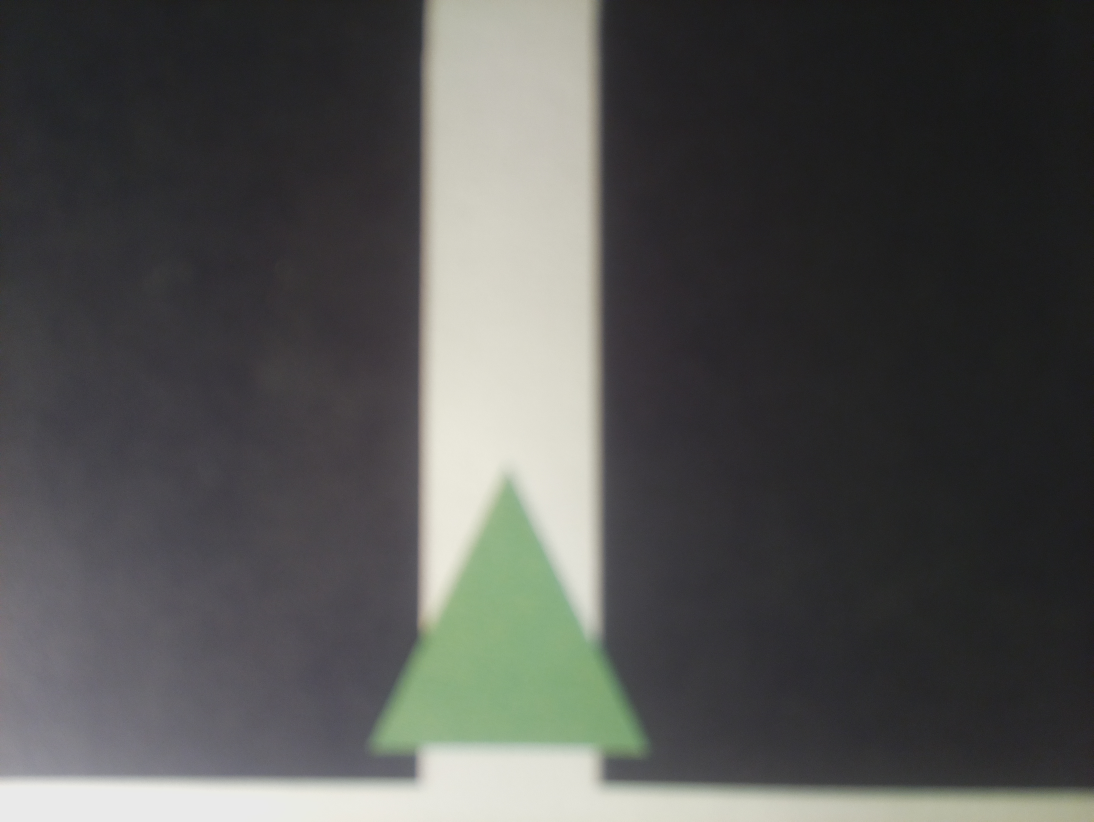
#> input picture resources/Challenge 2 Test Images/greentriangle.jpg, 3280 x 2464 px (shown at 1/3 size)
$ python erode_image.py --file_path '../resources/Challenge 2 Test Images/greentriangle.jpg'
#> lines starting #> are read from the running program, lines starting #| are printed output that depends on the picture; after the words box and inside, x2 and y2 are one past the last pixel; in counts of white or black regions, pixels touching at a corner belong together
### roboplot/imgproc/pre_processing.py
import numpy as np
import cv2
import enum
import os
import math
import time


import roboplot.config as config


class PreProcessing:
    def __init__(self):
        self._processed_image_index = 0

    def global_threshold(self, img):
        _, processed_image = cv2.threshold(img,127,255,cv2.THRESH_BINARY)

        if __debug__:
            cv2.imwrite(config.debug_output_folder + 'GlobalProcessedImage_' + str(self._processed_image_index) + '.jpg', processed_image)
            self._processed_image_index += 1

        return processed_image

    # [18 lines left out: functions otsu_threshold, gauss_otsu_threshold, not called in this run]

    def erosion(self, img):
        #kernel = np.ones((5,5),np.uint8)
        kernel = np.array([[0, 0, 1, 0, 0],
                           [0, 1, 1, 1, 0],
                           [1, 1, 1, 1, 1],
                           [0, 1, 1, 1, 0],
                           [0, 0, 1, 0, 0]], np.uint8)

        processed_image = cv2.erode(img,kernel,iterations = 10)

        if __debug__:
            cv2.imwrite(config.debug_output_folder + 'ErodedProcessedImage_' + str(self._processed_image_index) + '.jpg', processed_image)
            self._processed_image_index += 1

        return processed_image

    # [15 lines left out: function dilation, not called in this run]


### scripts/erode_image.py
#!/usr/bin/env python3

import argparse
import time
import cv2

import numpy as np

import context
import roboplot.imgproc.pre_processing as pre_processing
from matplotlib import pyplot as plt

try:
    # Commandline arguments
    parser = argparse.ArgumentParser(description='Erode an image')
    parser.add_argument('-f', '--file_path', type=str, required=True,
                    help='the file path of the image to be eroded')

    args = parser.parse_args()
    img = cv2.imread(args.file_path, cv2.IMREAD_GRAYSCALE)
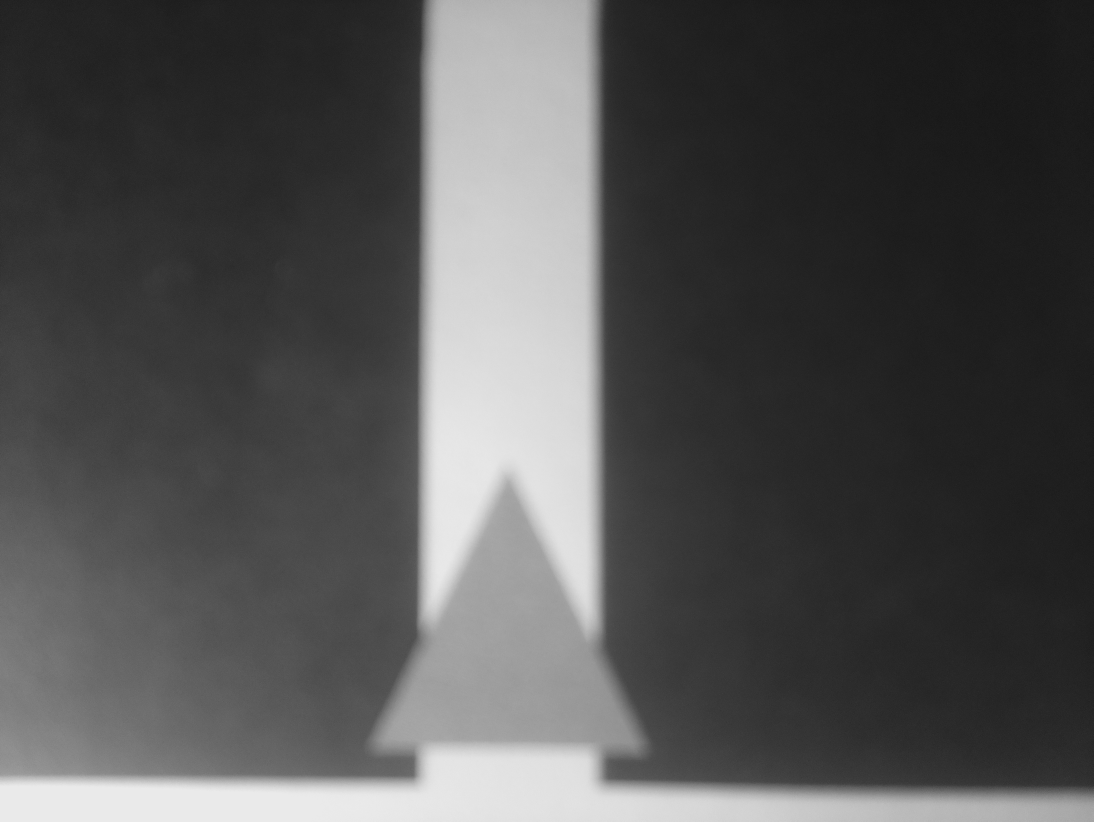
#> img: shape (2464, 3280) (shown at 1/3 size); min 18, max 235, mean 82
    img = cv2.resize(img, (200, 200))
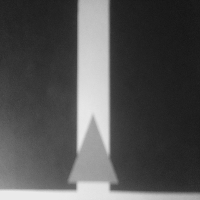
#> img: shape (200, 200); min 21, max 234, mean 81.9

    if img is None:
        raise TypeError

    # Erode image

    a_pre_processor = pre_processing.PreProcessing()
    img = a_pre_processor.global_threshold(img)
#> in global_threshold, `_, processed_image = cv2.threshold(img,127,255,cv2.THRESH_BINARY)`:
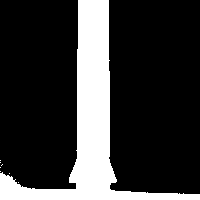
#> processed_image: shape (200, 200); 21.2% white; 8 white regions (7 under 20 px), largest, box (x1, y1, x2, y2) and area: (0, 0, 200, 200) 8465

    eroded_image = a_pre_processor.erosion(img)
#> in erosion, `processed_image = cv2.erode(img,kernel,iterations = 10)`:
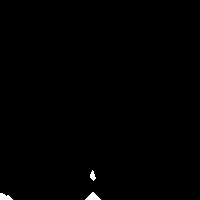
#> processed_image: shape (200, 200); 0.43% white; 3 white regions, box (x1, y1, x2, y2) and area: (85, 192, 101, 200) 72, (0, 193, 13, 200) 62, (90, 170, 96, 181) 39

    images = [img, eroded_image]

    titles = ['Original Image','Eroded Image']

    plt.figure()
    plt.subplot(1,2,1)
    plt.imshow(img, 'gray')
    plt.subplot(1,2,2)
    plt.imshow(eroded_image,'gray')
    plt.show()

    cv2.waitKey(0)

finally:
    pass
